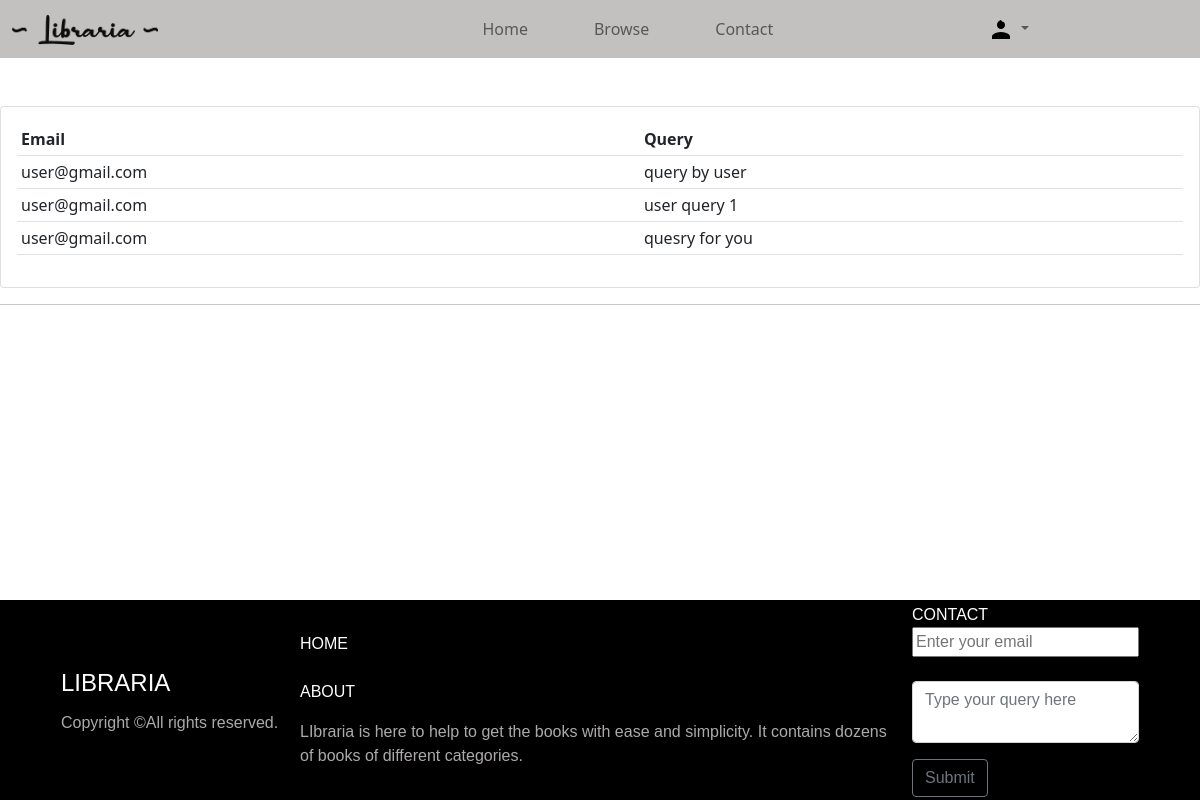
The page /viewquery/ (signed in) on the database its author committed.
### accounts/models.py (models this page shows, shortened)
class customerQuery(models.Model):
    emailid=models.EmailField(max_length=200,null=True,blank=True)
    query=models.TextField(max_length=500,null=True,blank=True)

### accounts/decorators.py (the view)
        def wrap_func(request,*args, **kwargs):
            group=None
            if request.user.groups.exists():
                group=request.user.groups.all()[0].name
            if group in allowed_roles:
                return view_func(request,*args, **kwargs)
            else:
                return HttpResponse("not authorized")

### accounts/views.py (called while the page is built)
@login_required(login_url='login')
@allowedUsers(['admin'])
def viewQuery(request):
    queries=customerQuery.objects.all()
    context={'queries':queries}
    return render(request,'accounts/queries.html',context)

### accounts/templates/accounts/queries.html
{% extends 'accounts/main.html' %} {% block content %}
<br />
<br />
<div class="row">
  <div class="col-md">
    <div class="card card-body">
      <table class="table table-sm">
        <tr>
          <th>Email</th>
          <th>Query</th>
        </tr>
        {% for i in queries %}
        <tr>
          <td>{{i.emailid}}</td>
          <td>{{i.query}}</td>
        </tr>
        {% endfor %}
      </table>
    </div>
  </div>
</div>
{% endblock %}

### static/css/style.css (style rules this page uses)
* { box-sizing: border-box; }

### accounts/templates/accounts/footer.html (style rules this page uses)
html { position: relative; min-height: 100%; }
body { margin-bottom: 300px; }

### rows shown on the page
customerQuery: emailid "user@gmail.com", query "query by user"
customerQuery: emailid "user@gmail.com", query "user query 1"
customerQuery: emailid "user@gmail.com", query "quesry for you"
